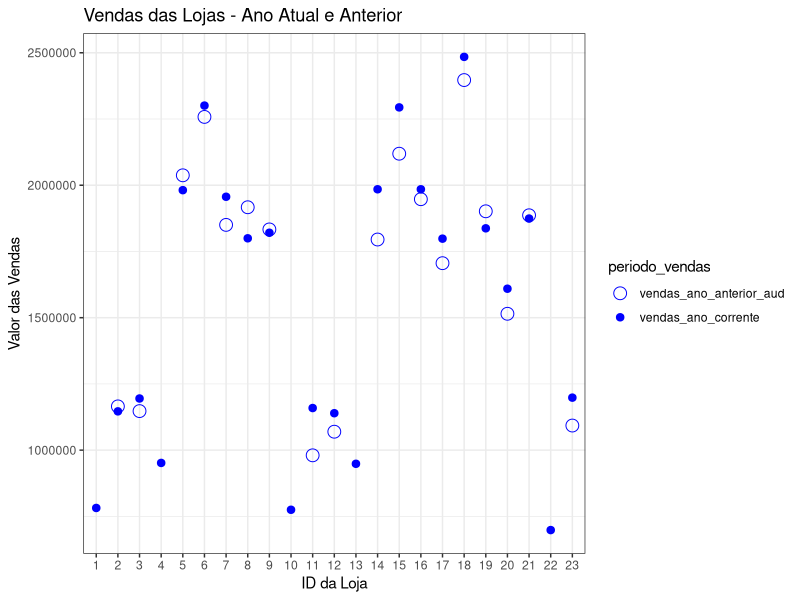

The R script that drew this image: (Note: this script raises an error after producing the figure.)
## ---- chunk 1
knitr::opts_chunk$set(echo = TRUE)
## ---- chunk 2
library(readxl)
library(ggplot2)
library(tidyr)
library(forcats)
library(dplyr)
## ---- chunk 3
stores <- read_excel("on_the_go_stores.xlsx")
head(stores)
## ---- chunk 4
stores_long <- stores %>%
                  pivot_longer(cols = c("vendas_ano_anterior_aud", "vendas_ano_corrente"),
                               names_to = "periodo_vendas",
                               values_to = "valor_vendas")

head(stores_long)
## ---- chunk 5
ggplot(stores_long, aes(x=factor(store), y=valor_vendas)) + 
  geom_point(aes(shape=periodo_vendas, size=periodo_vendas), color="blue") +
  scale_shape_manual(values = c(1, 20)) +
  scale_size_manual(values = c(4, 3.5)) +
  theme_bw() +
  xlab("ID da Loja") + 
  ylab("Valor das Vendas") + 
  ggtitle("Vendas das Lojas - Ano Atual e Anterior")


## ---- chunk 6
ggplot(stores_long,
       aes(x=fct_reorder2(factor(store), periodo_vendas,valor_vendas, .desc = FALSE),
           y=valor_vendas)) + 
  geom_point(aes(shape=periodo_vendas,
                 size=periodo_vendas),
                 color="blue") +
  scale_shape_manual(values = c(1, 20)) +
  scale_size_manual(values = c(4, 3.5)) +
  theme_bw() +
  xlab("ID da Loja") + 
  ylab("Valor das Vendas") + 
  ggtitle("Vendas das Lojas - Ano Atual e Anterior")+
  facet_wrap(~ vende_gasolina, scales = "free_x") 

## ---- chunk 7
stores_long <- stores_long %>% 
  mutate(vendas_unid_area =  valor_vendas / area_deposito)
## ---- chunk 8
stores_long %>% 
  filter(periodo_vendas == "vendas_ano_corrente") %>%
  mutate(vende_gasolina = factor(vende_gasolina)) %>% 
ggplot(aes(x=fct_reorder2(factor(store), periodo_vendas,valor_vendas, .desc = FALSE),
           y=vendas_unid_area)) + 
  geom_point(aes(shape=vende_gasolina), color="blue", size=4) +
  scale_shape_manual(values = c(1, 8)) +
  geom_hline( yintercept = 490, color="red", size=1 ) +
  theme_bw() +
  xlab("ID da Loja (Ordenado por Valor de Vendas)") + 
  ylab("Valor das Vendas por 'Square Foot'") + 
  ggtitle("Vendas por Unidade de Área das Lojas \n ( Comparação com Valor de Referência )")

## ---- chunk 9
stores_long <- stores_long %>% 
  filter(periodo_vendas == "vendas_ano_corrente") %>% 
  mutate(rotatividade = valor_vendas / inventario_ano_corrente)
## ---- chunk 10
stores_long %>%
mutate(store = factor(store),
       vende_gasolina = factor(vende_gasolina)) %>%   
ggplot(aes(x = fct_reorder(store, valor_vendas, .desc = FALSE),
           y = rotatividade)) + 
  geom_point(aes(shape = vende_gasolina), color = "blue", size = 4) +
  scale_shape_manual(values = c(1, 8)) +
  theme_bw() +
  xlab("ID da Loja \n (Ordenado por Valor de Vendas no Ano Corrente)") + 
  ylab("Rotatividade do Estoque") + 
  ggtitle("Rotatividade do Estoque por Loja")

## ---- chunk 11
# Correlação para as lojas que não vendem combustivel

stores_long %>% 
  filter(vende_gasolina == 0) %>% 
  select(qtd_media_empregados, valor_vendas) %>%
  cor()



## ---- chunk 12
# Correlação para as lojas que vendem combustível

stores_long %>% 
  filter(vende_gasolina == 1) %>% 
  select(qtd_media_empregados, valor_vendas) %>%
  cor()

## ---- chunk 13
stores_long %>% 
  mutate( vende_gasolina = factor(vende_gasolina)) %>%  
  ggplot(aes(x = qtd_media_empregados, y = valor_vendas, shape = vende_gasolina)) +
  geom_point( color = "blue", size = 4) +  
  geom_smooth(method = "lm", se=FALSE, color="red", formula = y ~ x) + 
  scale_shape_manual(values = c(1, 8)) +
  geom_text(x = 8,  y = 2250000, label = "r = 0.780", stats = "unique", color="red") +
  geom_text(x = 12, y = 1500000, label = "r = 0.817", stats = "unique", color="red") +
  theme_bw() +
  xlab("Qtd. Média de Empregados") + 
  ylab("Vendas") + 
  ggtitle("Correlação entre Vendas e Qtd. Empregados")


